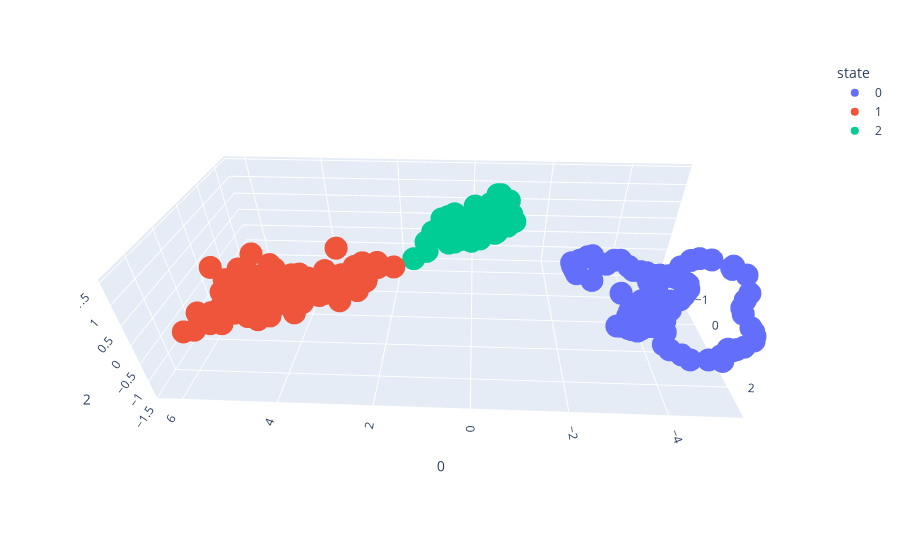

The cell this chart's notebook holds for it:
### Code cell
fig = px.scatter_3d(df, x=0, y=1, z=2, color='state')
fig.update_layout(height=400)
fig
